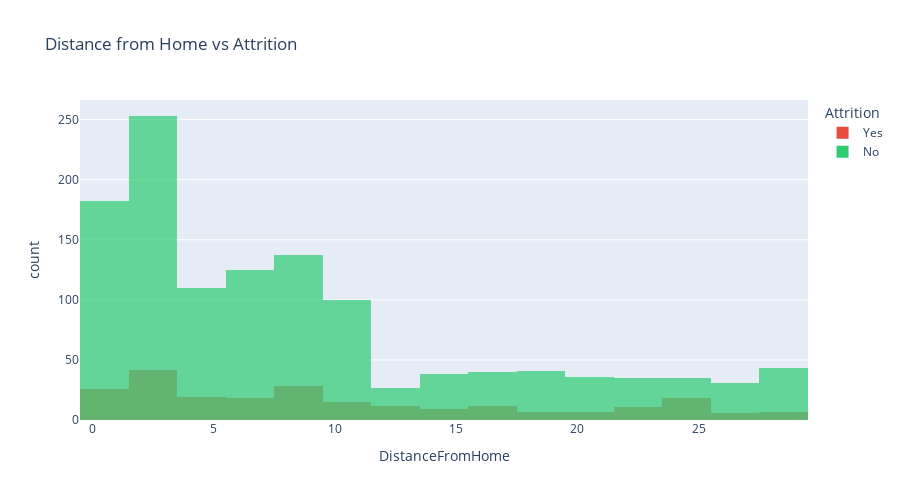

Notebook cell for this chart:
### Markdown cell above
## 5. WORK-LIFE BALANCE ANALYSIS

### Code cell
# Distance from home
fig = px.histogram(df, x='DistanceFromHome', color='Attrition',
                   nbins=20, barmode='overlay',
                   title='Distance from Home vs Attrition',
                   color_discrete_map={'Yes': '#e74c3c', 'No': '#2ecc71'},
                   opacity=0.7)

fig.update_layout(height=500)
fig.show()

### Figure 1 — Plotly figure (JSON) as saved in the notebook; plotly's stock layout.template omitted (floating-point values rounded to 4 significant figures; data arrays with more than 128 entries replaced by an {"elided": "..."} marker saying what was removed)
{"data": [{"alignmentgroup": "True", "bingroup": "x", "hovertemplate": "Attrition=Yes<br>DistanceFromHome=%{x}<br>count=%{y}<extra></extra>", "legendgroup": "Yes", "marker": {"color": "#e74c3c", "opacity": 0.7, "pattern": {"shape": ""}}, "name": "Yes", "nbinsx": 20, "offsetgroup": "Yes", "orientation": "v", "showlegend": true, "type": "histogram", "x": {"elided": "237 int values"}, "xaxis": "x", "yaxis": "y"}, {"alignmentgroup": "True", "bingroup": "x", "hovertemplate": "Attrition=No<br>DistanceFromHome=%{x}<br>count=%{y}<extra></extra>", "legendgroup": "No", "marker": {"color": "#2ecc71", "opacity": 0.7, "pattern": {"shape": ""}}, "name": "No", "nbinsx": 20, "offsetgroup": "No", "orientation": "v", "showlegend": true, "type": "histogram", "x": {"elided": "1233 int values"}, "xaxis": "x", "yaxis": "y"}], "layout": {"barmode": "overlay", "height": 500, "legend": {"title": {"text": "Attrition"}, "tracegroupgap": 0}, "title": {"text": "Distance from Home vs Attrition"}, "xaxis": {"anchor": "y", "domain": [0, 1], "title": {"text": "DistanceFromHome"}}, "yaxis": {"anchor": "x", "domain": [0, 1], "title": {"text": "count"}}}}
